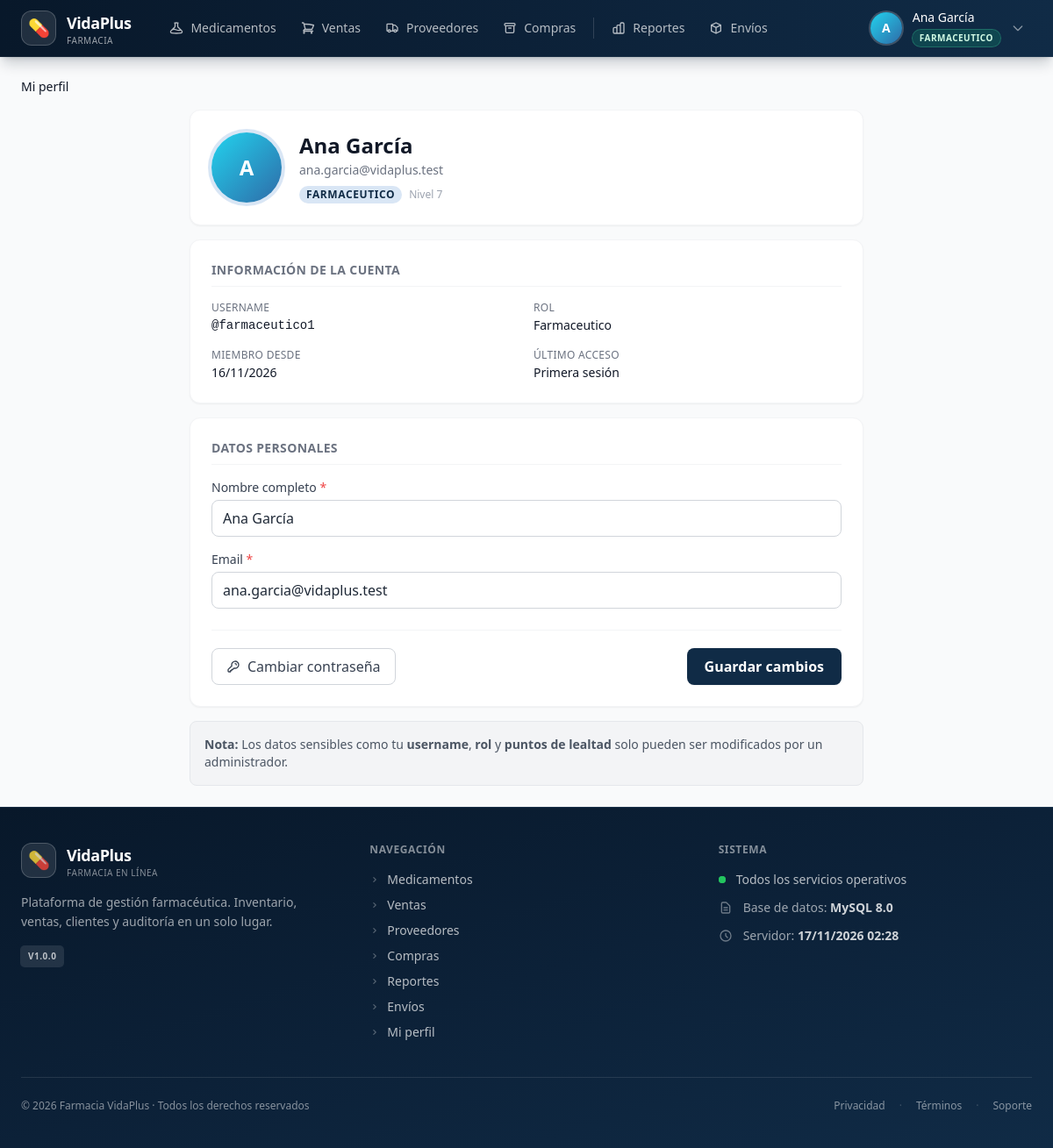
Page /modules/perfil.php (signed in) on the committed database.
### tables this page shows
CREATE TABLE usuarios (
    id_usuario      INT UNSIGNED AUTO_INCREMENT PRIMARY KEY,
    username        VARCHAR(50)  NOT NULL,
    password_hash   VARCHAR(255) NOT NULL,
    nombre_completo VARCHAR(120) NOT NULL,
    email           VARCHAR(100) NOT NULL,
    id_rol          INT UNSIGNED NOT NULL,
    activo          TINYINT(1)   NOT NULL DEFAULT 1,
    ultimo_login    DATETIME     NULL,
    fecha_creacion  DATETIME     NOT NULL DEFAULT CURRENT_TIMESTAMP,
    CONSTRAINT uq_usuarios_username UNIQUE (username),
    CONSTRAINT uq_usuarios_email    UNIQUE (email),
    CONSTRAINT fk_usuarios_rol FOREIGN KEY (id_rol)
      REFERENCES roles(id_rol) ON DELETE RESTRICT ON UPDATE CASCADE
);

CREATE TABLE roles (
    id_rol         INT UNSIGNED AUTO_INCREMENT PRIMARY KEY,
    nombre         VARCHAR(30) NOT NULL,
    descripcion    TEXT        NULL,
    nivel_acceso   TINYINT UNSIGNED NOT NULL DEFAULT 1,
    activo         TINYINT(1)  NOT NULL DEFAULT 1,
    fecha_creacion DATETIME    NOT NULL DEFAULT CURRENT_TIMESTAMP,
    CONSTRAINT uq_roles_nombre UNIQUE (nombre),
    CONSTRAINT chk_roles_nivel CHECK (nivel_acceso BETWEEN 1 AND 10)
);

### includes/helpers.php (called while the page is built, shortened)
<?php
function e(?string $str): string
{
    return htmlspecialchars($str ?? '', ENT_QUOTES, 'UTF-8');
}

### modules/perfil.php (the view, shortened to what this page needs)
<?php
require_once __DIR__ . '/../includes/auth.php';
$pdo      = pdoActual();
$tipo     = $_SESSION['tipo'];
$idActual = (int)$_SESSION['usuario_id'];
if ($tipo === 'empleado') {
    $stmt = $pdo->prepare("
        SELECT u.*, r.nombre AS rol_nombre, r.nivel_acceso
        FROM usuarios u
        INNER JOIN roles r ON u.id_rol = r.id_rol
        WHERE u.id_usuario = ?
    ");
    $stmt->execute([$idActual]);
    $perfil = $stmt->fetch();
}
$datos = $perfil;
require __DIR__ . '/../includes/header.php';
?>
<nav class="flex items-center gap-2 text-sm text-gray-500 mb-4">
    <span class="text-gray-900 font-medium">Mi perfil</span>
</nav>
<div class="max-w-3xl mx-auto">
    <div class="bg-white rounded-xl shadow-sm border border-gray-100 p-6 mb-4">
        <div class="flex items-center gap-5">
            <?php
            $nombreCompleto = $tipo === 'empleado'
                ? $perfil['nombre_completo']
                : $perfil['nombre'] . ' ' . $perfil['apellido'];
            $inicial = strtoupper(substr($nombreCompleto, 0, 1));
            ?>
            <div class="w-20 h-20 rounded-full bg-gradient-to-br from-cyan-400 to-primary-500
                        flex items-center justify-center text-white font-bold text-2xl
                        ring-4 ring-primary-100 flex-shrink-0">
                <?= e($inicial) ?>
            </div>
            <div class="flex-1 min-w-0">
                <h1 class="text-2xl font-bold text-gray-900 truncate"><?= e($nombreCompleto) ?></h1>
                <p class="text-sm text-gray-500 mt-0.5"><?= e($perfil['email']) ?></p>
                <div class="flex items-center gap-2 mt-2">
                    <?php if ($tipo === 'empleado'): ?>
                        <span class="inline-block text-xs font-semibold uppercase tracking-wider
                                     bg-primary-100 text-primary-700 px-2 py-0.5 rounded-full">
                            <?= e($perfil['rol_nombre']) ?>
                        </span>
                        <span class="text-xs text-gray-400">Nivel <?= (int)$perfil['nivel_acceso'] ?></span>
                    <?php endif; ?>
                </div>
            </div>
        </div>
    </div>
    <div class="bg-white rounded-xl shadow-sm border border-gray-100 p-6 mb-4">
        <h2 class="text-sm font-semibold text-gray-500 uppercase tracking-wide mb-4 pb-2 border-b border-gray-100">
            Información de la cuenta
        </h2>
        <dl class="grid grid-cols-1 sm:grid-cols-2 gap-4 text-sm">
            <?php if ($tipo === 'empleado'): ?>
                <div>
                    <dt class="text-xs text-gray-500 uppercase tracking-wide">Username</dt>
                    <dd class="mt-0.5 font-mono text-gray-900">@<?= e($perfil['username']) ?></dd>
                </div>
                <div>
                    <dt class="text-xs text-gray-500 uppercase tracking-wide">Rol</dt>
                    <dd class="mt-0.5 text-gray-900 capitalize"><?= e($perfil['rol_nombre']) ?></dd>
                </div>
                <div>
                    <dt class="text-xs text-gray-500 uppercase tracking-wide">Miembro desde</dt>
                    <dd class="mt-0.5 text-gray-900">
                        <?= date('d/m/Y', strtotime($perfil['fecha_creacion'])) ?>
                    </dd>
                </div>
                <div>
                    <dt class="text-xs text-gray-500 uppercase tracking-wide">Último acceso</dt>
                    <dd class="mt-0.5 text-gray-900">
                        <?= $perfil['ultimo_login']
                            ? date('d/m/Y H:i', strtotime($perfil['ultimo_login']))
                            : 'Primera sesión' ?>
                    </dd>
                </div>
            <?php endif; ?>
        </dl>
    </div>
    <form method="POST" class="bg-white rounded-xl shadow-sm border border-gray-100 p-6 mb-4">
        <h2 class="text-sm font-semibold text-gray-500 uppercase tracking-wide mb-4 pb-2 border-b border-gray-100">
            Datos personales
        </h2>
        <?php if ($tipo === 'empleado'): ?>
            <div class="grid grid-cols-1 md:grid-cols-2 gap-4">
                <div class="md:col-span-2">
                    <label class="block text-sm font-medium text-gray-700 mb-1">
                        Nombre completo <span class="text-red-500">*</span>
                    </label>
                    <input type="text" name="nombre_completo" required
                           value="<?= e($datos['nombre_completo']) ?>"
                           class="w-full px-3 py-2 border border-gray-300 rounded-lg
                                  focus:ring-2 focus:ring-primary-500 focus:border-primary-500 outline-none transition">
                </div>
                <div class="md:col-span-2">
                    <label class="block text-sm font-medium text-gray-700 mb-1">
                        Email <span class="text-red-500">*</span>
                    </label>
                    <input type="email" name="email" required
                           value="<?= e($datos['email']) ?>"
                           class="w-full px-3 py-2 border border-gray-300 rounded-lg
                                  focus:ring-2 focus:ring-primary-500 focus:border-primary-500 outline-none transition">
                </div>
            </div>
        <?php endif; ?>
        <div class="mt-6 flex flex-col-reverse sm:flex-row sm:justify-between gap-2 pt-5 border-t border-gray-100">
            <a href="/modules/cambiar_password.php"
               class="inline-flex items-center justify-center gap-2 px-4 py-2 rounded-lg
                      border border-gray-300 text-gray-700 hover:bg-gray-50 transition">
                <svg class="w-4 h-4" fill="none" stroke="currentColor" viewBox="0 0 24 24">
                    <path stroke-linecap="round" stroke-linejoin="round" stroke-width="2"
                          d="M15 7a2 2 0 012 2m4 0a6 6 0 01-7.743 5.743L11 17H9v2H7v2H4a1 1 0 01-1-1v-2.586a1 1 0 01.293-.707l5.964-5.964A6 6 0 1121 9z"/>
                </svg>
                Cambiar contraseña
            </a>
            <button type="submit"
                    class="bg-primary-700 hover:bg-primary-800 text-white font-semibold
                           px-5 py-2 rounded-lg transition shadow-sm">
                Guardar cambios
            </button>
        </div>
    </form>
    <div class="bg-gray-100 border border-gray-200 rounded-lg p-4 text-sm text-gray-600">
        <strong>Nota:</strong> Los datos sensibles como tu <strong>username</strong>,
        <strong>rol</strong> y <strong>puntos de lealtad</strong> solo pueden ser modificados
        por un administrador.
    </div>
</div>
<?php require __DIR__ . '/../includes/footer.php'; ?>

### rows in the picture
usuarios: nombre_completo "A", nombre_completo "Ana García", email "ana.garcia@vidaplus.test", id_rol.nombre "FARMACEUTICO", id_rol.nivel_acceso "7", username "farmaceutico1", id_rol.nombre "Farmaceutico", fecha_creacion "16/11/2026"

### other values in the picture
$item['label'] "Medicamentos"
$item['label'] "Ventas"
$item['label'] "Proveedores"
$item['label'] "Compras"
$item['label'] "Reportes"
$item['label'] "Envíos"
$inicial "A"
$nombreActual "Ana García"
$rolActual "FARMACEUTICO"
